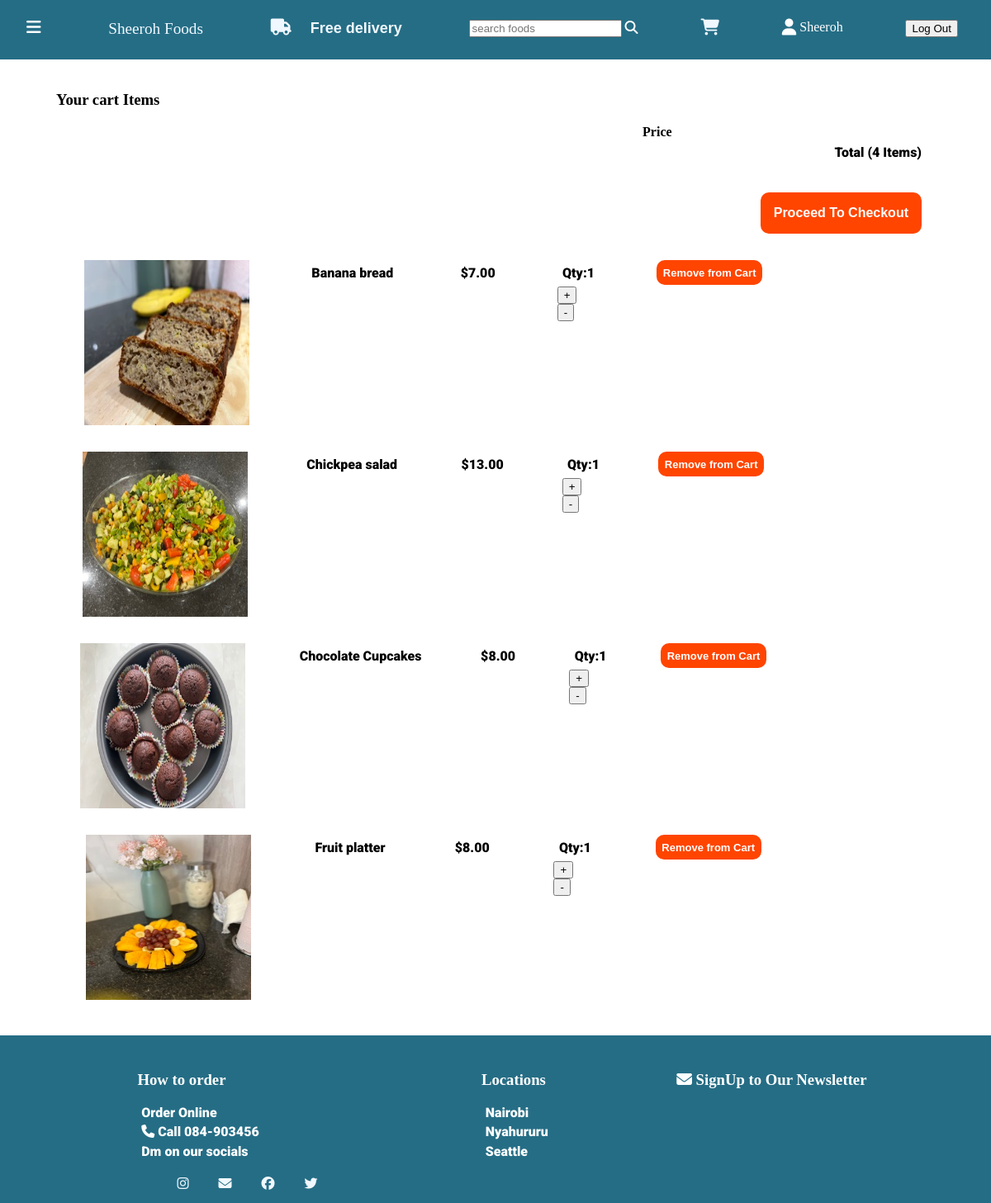
Screenshot of /view_cart_items (signed in) with the database file from the repository.
### nav/models.py (models this page shows, shortened)
class Product(models.Model):
   date = models.DateField()
   product_name = models.CharField(max_length = 100)
   product_serial_no = models.BigAutoField(primary_key=True)
   opening_balance = models.IntegerField(blank = True)
   closing_balance = models.IntegerField(blank = True)
   sales = models.IntegerField(blank = True)
   product_buying_price = models.DecimalField(max_digits =100, decimal_places=2)
   product_selling_price = models.DecimalField(max_digits =100, decimal_places=2)
   sales_tax = models.FloatField(max_length =20)
   sale_discount = models.FloatField(blank = True)
   photo = models.ImageField(upload_to='images/')

### nav/views.py (the view)
# urls.py: path("view_cart_items", views.view_cart_items, name = "view_cart_items"),
@login_required
def view_cart_items (request):
    user = request.user
    cart_menu = Cart.objects.filter(user_id = user).all()
    menu_items_in_cart = Cart.objects.filter(user_id=user).values('cart_product_id__product_name', 'cart_product_id__product_selling_price','cart_product_id__product_serial_no','cart_product_id__photo' ).annotate(number_items=Count('cart_product_id'))
    total_menu_incart = cart_menu.count()
    template = loader.get_template("cart_items.html")
    context = {
        "menu_items_in_cart": menu_items_in_cart,
        "total_menu_incart": total_menu_incart,
    }
    return HttpResponse(template.render(context, request))

### nav/templates/cart_items.html (shortened to what this page needs)
{% extends "base.html" %}
{% load static %}
            {% block splice %}
                <div class="Cart_display">
                    <h3>Your cart Items</h3>
                    <div class="header_span">
                        <span class="price_span">Price</span>
                    </div>
                    <div class="checkout_div">
                        <p>Total ({{total_menu_incart}} Items)</p>
                        <a href="{% url 'client_checkout'%}">
                            <button class="Proceed_To_Checkout">Proceed To Checkout</button>
                        </a>
                    </div>
                    {% for menu in menu_items_in_cart %}
                        <div class="cart_item_display">
                            <img src="{{MEDIA_URL}}{{menu.cart_product_id__photo}}" width="200px" height="200px"/>
                            <p>{{menu.cart_product_id__product_name}}</p>
                            <div class="cart_price">
                                <p>${{menu.cart_product_id__product_selling_price}}</p>
                            </div>
                            <div>
                                <p>Qty:{{menu.number_items}}</p>
                                <div class="add_or_remove_item">
                                    <form id="plus_itembutton" method="post" action="{% url 'add_one_item_tocart'%}">
                                        <button type="submit">+</button>
                                    </form>
                                    <form id="minus_itemfromcart" method="post" action="{% url 'reduce_cart_item_by_one'%}">
                                        <button type="submit">-</button>
                                    </form>
                                </div>
                            </div>
                            <div>
                                <form id="remove_from_cart" method="post" action="{% url 'remove_from_cart'%}">
                                    <button type="submit" class="remove_from_cart">Remove from Cart</button>
                                </form>
                            </div>
                        </div>
                    {% endfor %}
                </div>
            {% endblock %}

### templates/base.html (shortened to what this page needs)
{% load static %}
<!DOCTYPE html>
<html>
<head>
  <link rel="stylesheet" href="{% static 'base.css' %}">
  <link rel="stylesheet" href="https://cdnjs.cloudflare.com/ajax/libs/OwlCarousel2/2.3.4/assets/owl.carousel.min.css" />
  <link rel="stylesheet" href="https://cdnjs.cloudflare.com/ajax/libs/OwlCarousel2/2.3.4/assets/owl.theme.default.min.css" />
  <div class="top_bar">
  <div class="toggle_bars">
    <i class="fa-solid fa-bars fa-lg" class="topbar_items" id="toggle_bars"></i>
  </div>
    <a href="/">
      <span class="sheeroh_foods" class="topbar_items">Sheeroh Foods</span>
    </a>
    <a href="/client_checkout">
      <i class="fa-solid fa-truck fa-lg" class="topbar_items" style="color: aliceblue;"><span class="free_delivery">Free delivery</span></i>
    </a>
    <span class="search_container">
      <form id="search_form" action="{% url 'search'%}">
        <input placeholder="search foods" id="search_bar" name="q"></input>
        <i id= "submiticon" class="fa-solid fa-magnifying-glass" onclick="document.getElementById('submitButton').click();"></i>
      </form>
    </span>
    {% block cart %}
      {% if user.is_authenticated %}
        <span class="cart_container">
          <a href="{% url 'view_cart_items' %}">
            <i class="fa-solid fa-cart-shopping fa-lg" class="topbar_items" style="color: aliceblue;"><span class="cart-count">{{no_of_items_in_cart}}</span>
            </i>
          </a>
        </span>
      {% else %}
        <span class="cart_container">
          <a href="view_cart_items">
            <i class="fa-solid fa-cart-shopping fa-lg" class="topbar_items" style="color: aliceblue;"></i>
          </a>
        </span>
        {% endif %}
    {% endblock%}
  {% block authentication %}
    {% if user.is_authenticated %}
    <span>
      <i class="fa fa-user fa-lg" aria-hidden="true" class="topbar_items">
      </i>
      <span>{{ user.username}} </span>
    </span>
      <form action="{% url 'logout' %}" method="post">
        <button type="submit" class="topbar_items" id="logout_button">Log Out</button>
      </form>
    {% else %}
       <a href="{% url 'login' %}" class="login_link">Login</a>
     {% endif %}
  {% endblock %}
</div>
</head>
<body>
  <main>
    <div class="splice_cover">
      {% block splice%}{% endblock %}
    </div>
    <div class="main_menu">
    </div>
  </main>
  <div class="footer">
    {% block btfooter%}
        <div class="ways_to_order">
          <h3>How to order</h3>
            <p>Order Online</p>
            <p><i class="fa-solid fa-phone"></i> Call 084-903456</p>
            <p>Dm on our socials</p>
            <span class="social_icons">
              <a href="https://www.instagram.com/sheerohnjuguna_anatolyvech/">
                <i class="fa-brands fa-instagram" style="margin: 1em 1em; color: aliceblue;"  ></i>
              </a>
              <a href="https://www.google.com/gmail/about/">
                <i class="fa-solid fa-envelope" style="margin: 1em 1em; color: aliceblue;"></i>
              </a>
              <a href="https://web.facebook.com/mary.wanjiru.3766/?_rdc=1&_rdr">
                <i class="fa-brands fa-facebook" style="margin: 1em 1em; color: aliceblue;"></i>
              </a>
              <a href="https://twitter.com/SheerohNjuguna">
                <i class="fa-brands fa-twitter" style="margin: 1em 1em; color: aliceblue; "></i>
              </a>
            </span>
        </div>
        <div class="locations">
          <h3>Locations</h3>
          <p>Nairobi</p>
          <p>Nyahururu</p>
          <p>Seattle</p>
        </div>
        <div class="Newsletter">
          <h3><i class="fa-solid fa-envelope"></i> SignUp to Our Newsletter</h3>
        </div>
    {% endblock %}
    </div>
</body>
</html>

### static/base.css (style rules this page uses)
body { margin: 0; padding: 0; display: flex; flex-direction: column; min-height: 100vh; }
P { color: black; font-family: "Roboto", sans-serif; font-weight: 900; font-style: normal; margin: 0.4em; }
a { text-decoration: none; }
.footer p { color: white; font-family: "Roboto", sans-serif; font-weight: 900; font-style: normal; margin: 0.3em; }
.top_bar { color: white; background-color: #256D85; width: 100vw; height: 7%; display: flex; flex-direction: row; margin: 0; vertical-align: middle; padding-top: 2%; align-content: space-between; justify-content: space-between; flex-wrap: wrap; }
.main_menu { color: white; width: 100%; display: flex; flex-direction: row; flex-wrap: wrap; margin: 0; vertical-align: middle; padding-top: 2%; align-content: space-between; justify-content: space-evenly; }
.footer { background-color: #256D85; color: white; width: 100%; display: flex; flex-direction: row; margin: 0; vertical-align: middle; padding-top: 2%; justify-content: space-evenly; }
.ways_to_order { margin-left: 1em; }
.social_icons { margin: 2em 2em; }
.Cart_display { margin-left: 3em; display: flex; justify-content: flex-start; align-items: flex-start; flex-direction: column; }
.cart_item_display { display: flex; width: 80%; justify-content: space-around; flex-direction: row; margin-top: 2em; }
.header_span { width: 80%; display: flex; flex-direction: row; justify-content: flex-end; justify-items: flex-end; }
.price_span { margin-right: 9em; font-weight: bold; }
.cart_price { display: flex; flex-direction: column; align-items: end; }
.checkout_div { display: flex; width: 100%; flex-direction: column; align-items: end; margin-right: 4em; border: 0.25em; border-color: black; }
.checkout_div p { margin-right: 4em; }
.Proceed_To_Checkout { margin-right: 4em; margin-top: 2em; background-color: orangered; color: white; border: black; padding: 1em; font-weight: bold; font-size: medium; border-radius: 0.625em; }
.sheeroh_foods { color: aliceblue; border: 0.313em solid transparent; font-size: larger; }
.free_delivery { color: aliceblue; border: 0.313em solid transparent; font-size: large; font-family: sans-serif; margin-left: 1em; }
.topbar_items { margin-bottom: 1em; margin-right: 0; }
.cart_container { position: relative; }
.cart-count { position: absolute; top: -26px; right: -3px; color: white; border-radius: 50%; padding: 4px; font-size: 18px; }
.remove_from_cart { background-color: orangered; color: white; border: black; font-weight: bold; font-size: small; border-radius: 10px; padding: 0.6em; }
input { margin-bottom: 2em; }
main { flex: 1; padding: 1.25em; }
.toggle_bars { margin-left: 2em; }
#logout_button { margin-right: 3em; }

### rows the page displays
Product: shows a picture, cart_product_id__product_name "Banana bread", cart_product_id__product_selling_price "7.00", number_items "1"
Product: shows a picture, cart_product_id__product_name "Chickpea salad", cart_product_id__product_selling_price "13.00", number_items "1"
Product: shows a picture, cart_product_id__product_name "Chocolate Cupcakes", cart_product_id__product_selling_price "8.00", number_items "1"
Product: shows a picture, cart_product_id__product_name "Fruit platter", cart_product_id__product_selling_price "8.00", number_items "1"

### other values shown
{{ user.username }} "Sheeroh"
{{ total_menu_incart }} "4"
